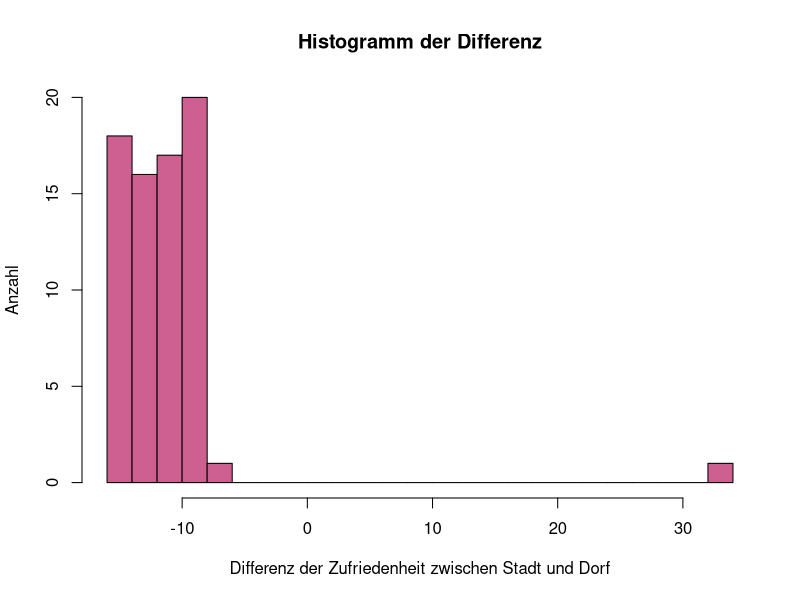
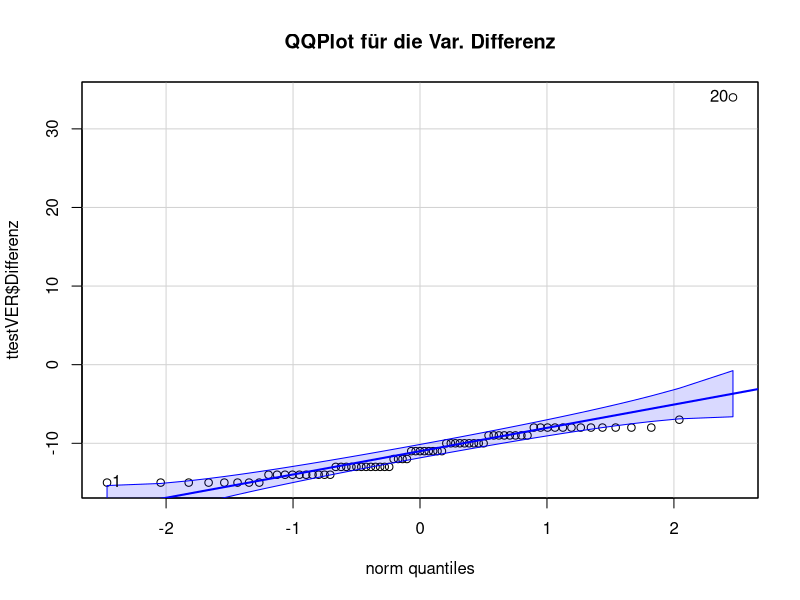
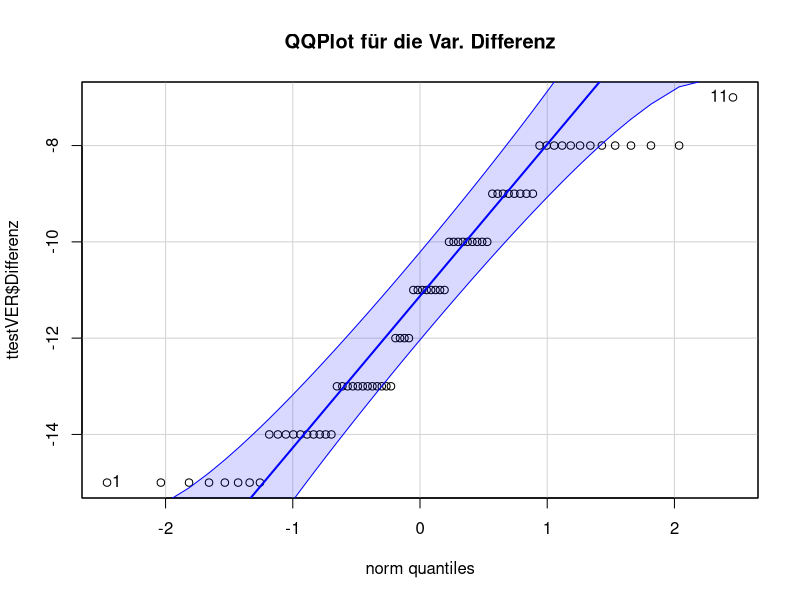

These charts were generated, in order, by the following R code: (Note: this script raises an error after producing the figures.)
## ---- chunk 1
library(readxl)
ttestVER <- read_excel("verbunden2.xlsx")
ttestVER
## ---- chunk 2
# Differenz erstellen
zwischen <- ttestVER$T1_ZufriedenheitimDorf - ttestVER$T2_ZufriedenheitimStadt 
zwischen
## ---- chunk 3
# Die Spalte "Differenz" wird zum Datensatz hinzugefügt
ttestVER <- cbind(ttestVER, "Differenz" = zwischen)
View(ttestVER)
## ---- chunk 4
# Falls es Probleme gibt
ttestVER$Differenz <- as.numeric(ttestVER$Differenz)
## ---- chunk 5
hist(ttestVER$Differenz, xlab = "Differenz der Zufriedenheit zwischen Stadt und Dorf", ylab= "Anzahl", main ="Histogramm der Differenz", breaks =20,  col = "hotpink3")
## ---- chunk 6
library(car)

qqPlot(ttestVER$Differenz, main = "QQPlot für die Var. Differenz")
## ---- chunk 7
# Diese Zeilen sollen entfernt werden
drops <- c(20)

## ---- chunk 8
# Zeilen löschen
ttestVER <- ttestVER[-drops,]
View(ttestVER)
## ---- chunk 9
library(car)

qqPlot(ttestVER$Differenz, main = "QQPlot für die Var. Differenz")
## ---- chunk 10
#library(car)
scatterplot(ttestVER$T1_ZufriedenheitimDorf ~ ttestVER$T2_ZufriedenheitimStadt , main = "Streudiagramm zwischen Stadt und Dorf", xlab = "Stadt", ylab= "Dorf")
## ---- chunk 11
test <- cor.test(ttestVER$T1_ZufriedenheitimDorf, ttestVER$T2_ZufriedenheitimStadt)
test
## ---- chunk 12
library(psych)
g <- describe(ttestVER)
g
## ---- chunk 13
testVER<- t.test(ttestVER$T2_ZufriedenheitimStadt, ttestVER$T1_ZufriedenheitimDorf, alternative = "two.sided", paired = TRUE, conf.level = .95)

testVER
## ---- chunk 14
eff1 <- abs(sqrt(testVER$statistic^2 / (testVER$statistic^2 + testVER$parameter)))

sprintf("Effektstärke: %.4f",eff1)
## ---- chunk 15
diff <- testVER$estimate

sed <- sd(ttestVER$T2_ZufriedenheitimStadt - ttestVER$T1_ZufriedenheitimDorf)

g <- diff/sed

sprintf("Effektstärke: %.4f",g)
